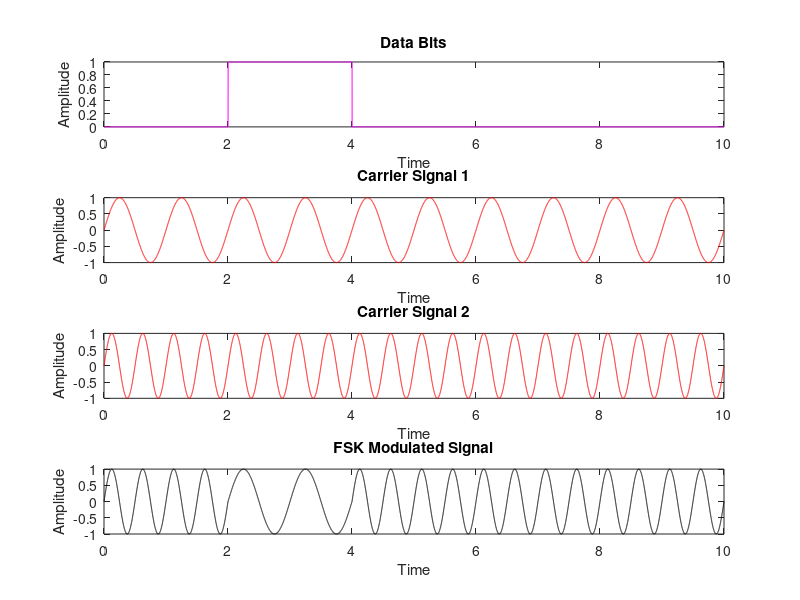

Reproduce this figure in MATLAB. (Note: this script raises an error after producing the figure.)
function FSK
%Input bits generation
N=10;%Input size
n=randi([0 1],1,N);
disp('Transmitted Data bits:')
disp(n)
for i=1:N
    if n(i)==0
        s(i)=0;
    else
        s(i)=1;
    end
end
S=1000;%samples per bit
m=1;
t=0:1/S:N;
for j=1:length(t)
    if t(j)<=m
        signal(j)=s(m);
    else
        signal(j)=s(m);
        m=m+1;
    end
end
figure;
subplot(4,1,1)
plot(t,signal,'m');
xlabel('Time')
ylabel('Amplitude')
title('Data Bits')
%Carrier Signal generation
c1 = sin(2*pi*t);
c2 = sin(2*pi*2*t);
subplot(4,1,2)
plot(t,c1,'r');
xlabel('Time')
ylabel('Amplitude')
title('Carrier Signal 1')
subplot(4,1,3)
plot(t,c2,'r');
xlabel('Time')
ylabel('Amplitude')
title('Carrier Signal 2')
%FSK signal generation
for j=1:length(t)
    if signal(j)==1
        x(j)=c1(j);
    else
        x(j)=c2(j);
    end
end
subplot(4,1,4)
plot(t,x,'k');
xlabel('Time')
ylabel('Amplitude')
title('FSK Modulated Signal')
%no noise
y= x;
y1 = y.*c1;
y2 = y.*c2;
int_op1=[];
int_op2=[];
for i=1:S:length(y1)-S
    int_o= (1/S)*trapz(y1(i+1:i+S));
    int_op1 = [int_op1 int_o];
    int_o1= (1/S)*trapz(y2(i+1:i+S));
    int_op2 = [int_op2 int_o1];
end
l = int_op1-int_op2;
recieved_data = (round(l,1)>=0);
disp('Recieved bits:')
disp(recieved_data)
%BER
ber = sum(n~=recieved_data)/N;
disp('Bit Error Rate:')
disp(ber)
end